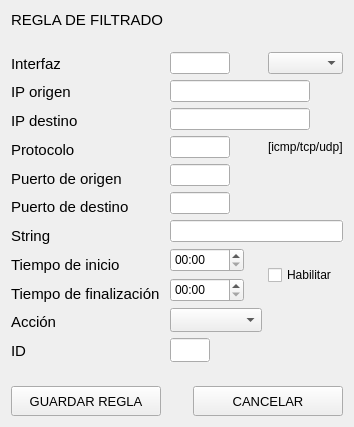
<?xml version="1.0" encoding="UTF-8"?>
<ui version="4.0">
 <class>AgregarReglas</class>
 <widget class="QWidget" name="AgregarReglas">
  <property name="windowModality">
   <enum>Qt::NonModal</enum>
  </property>
  <property name="geometry">
   <rect>
    <x>0</x>
    <y>0</y>
    <width>350</width>
    <height>427</height>
   </rect>
  </property>
  <property name="minimumSize">
   <size>
    <width>0</width>
    <height>0</height>
   </size>
  </property>
  <property name="maximumSize">
   <size>
    <width>350</width>
    <height>445</height>
   </size>
  </property>
  <property name="windowTitle">
   <string>Agregar regla manualmente</string>
  </property>
  <layout class="QGridLayout" name="gridLayout_5">
   <item row="3" column="0">
    <layout class="QGridLayout" name="gridLayout">
     <item row="5" column="0">
      <widget class="QLabel" name="label_5">
       <property name="font">
        <font>
         <family>Cantarell</family>
         <pointsize>11</pointsize>
        </font>
       </property>
       <property name="text">
        <string>Puerto de origen</string>
       </property>
      </widget>
     </item>
     <item row="12" column="0">
      <widget class="QLabel" name="label_12">
       <property name="font">
        <font>
         <family>Cantarell</family>
         <pointsize>11</pointsize>
        </font>
       </property>
       <property name="text">
        <string>ID</string>
       </property>
      </widget>
     </item>
     <item row="6" column="0">
      <widget class="QLabel" name="label_6">
       <property name="font">
        <font>
         <family>Cantarell</family>
         <pointsize>11</pointsize>
        </font>
       </property>
       <property name="text">
        <string>Puerto de destino</string>
       </property>
      </widget>
     </item>
     <item row="3" column="0">
      <widget class="QLabel" name="label_3">
       <property name="font">
        <font>
         <family>Cantarell</family>
         <pointsize>11</pointsize>
        </font>
       </property>
       <property name="text">
        <string>IP destino</string>
       </property>
      </widget>
     </item>
     <item row="1" column="0">
      <widget class="QLabel" name="label">
       <property name="font">
        <font>
         <family>Cantarell</family>
         <pointsize>11</pointsize>
        </font>
       </property>
       <property name="text">
        <string>Interfaz</string>
       </property>
      </widget>
     </item>
     <item row="7" column="0">
      <widget class="QLabel" name="label_8">
       <property name="font">
        <font>
         <family>Cantarell</family>
         <pointsize>11</pointsize>
        </font>
       </property>
       <property name="text">
        <string>String</string>
       </property>
      </widget>
     </item>
     <item row="4" column="0">
      <widget class="QLabel" name="label_4">
       <property name="font">
        <font>
         <family>Cantarell</family>
         <pointsize>11</pointsize>
        </font>
       </property>
       <property name="text">
        <string>Protocolo</string>
       </property>
      </widget>
     </item>
     <item row="11" column="0">
      <widget class="QLabel" name="label_11">
       <property name="font">
        <font>
         <family>Cantarell</family>
         <pointsize>11</pointsize>
        </font>
       </property>
       <property name="text">
        <string>Acción</string>
       </property>
      </widget>
     </item>
     <item row="9" column="0">
      <widget class="QLabel" name="label_9">
       <property name="font">
        <font>
         <family>Cantarell</family>
         <pointsize>11</pointsize>
        </font>
       </property>
       <property name="text">
        <string>Tiempo de inicio</string>
       </property>
      </widget>
     </item>
     <item row="2" column="0">
      <widget class="QLabel" name="label_2">
       <property name="font">
        <font>
         <family>Cantarell</family>
         <pointsize>11</pointsize>
        </font>
       </property>
       <property name="text">
        <string>IP origen</string>
       </property>
      </widget>
     </item>
     <item row="10" column="0">
      <widget class="QLabel" name="label_10">
       <property name="font">
        <font>
         <family>Cantarell</family>
         <pointsize>11</pointsize>
        </font>
       </property>
       <property name="text">
        <string>Tiempo de finalización</string>
       </property>
      </widget>
     </item>
    </layout>
   </item>
   <item row="4" column="0">
    <spacer name="verticalSpacer">
     <property name="orientation">
      <enum>Qt::Vertical</enum>
     </property>
     <property name="sizeHint" stdset="0">
      <size>
       <width>20</width>
       <height>40</height>
      </size>
     </property>
    </spacer>
   </item>
   <item row="2" column="0">
    <spacer name="verticalSpacer_2">
     <property name="orientation">
      <enum>Qt::Vertical</enum>
     </property>
     <property name="sizeHint" stdset="0">
      <size>
       <width>20</width>
       <height>40</height>
      </size>
     </property>
    </spacer>
   </item>
   <item row="3" column="1">
    <layout class="QGridLayout" name="gridLayout_2">
     <item row="0" column="0">
      <widget class="QLineEdit" name="lineEdit">
       <property name="maximumSize">
        <size>
         <width>60</width>
         <height>24</height>
        </size>
       </property>
       <property name="autoFillBackground">
        <bool>true</bool>
       </property>
       <property name="text">
        <string/>
       </property>
      </widget>
     </item>
     <item row="2" column="0" colspan="3">
      <widget class="QLineEdit" name="lineEdit_3">
       <property name="maximumSize">
        <size>
         <width>140</width>
         <height>24</height>
        </size>
       </property>
       <property name="autoFillBackground">
        <bool>true</bool>
       </property>
      </widget>
     </item>
     <item row="4" column="0">
      <widget class="QLineEdit" name="lineEdit_5">
       <property name="maximumSize">
        <size>
         <width>60</width>
         <height>24</height>
        </size>
       </property>
       <property name="autoFillBackground">
        <bool>true</bool>
       </property>
       <property name="text">
        <string/>
       </property>
      </widget>
     </item>
     <item row="3" column="0">
      <widget class="QLineEdit" name="lineEdit_4">
       <property name="maximumSize">
        <size>
         <width>60</width>
         <height>24</height>
        </size>
       </property>
       <property name="autoFillBackground">
        <bool>true</bool>
       </property>
      </widget>
     </item>
     <item row="1" column="0" colspan="3">
      <widget class="QLineEdit" name="lineEdit_2">
       <property name="maximumSize">
        <size>
         <width>140</width>
         <height>24</height>
        </size>
       </property>
       <property name="autoFillBackground">
        <bool>true</bool>
       </property>
       <property name="text">
        <string/>
       </property>
      </widget>
     </item>
     <item row="5" column="0">
      <widget class="QLineEdit" name="lineEdit_6">
       <property name="maximumSize">
        <size>
         <width>60</width>
         <height>24</height>
        </size>
       </property>
       <property name="autoFillBackground">
        <bool>true</bool>
       </property>
      </widget>
     </item>
     <item row="10" column="0">
      <widget class="QTimeEdit" name="timeEdit_2">
       <property name="minimumSize">
        <size>
         <width>74</width>
         <height>24</height>
        </size>
       </property>
       <property name="maximumSize">
        <size>
         <width>74</width>
         <height>24</height>
        </size>
       </property>
       <property name="autoFillBackground">
        <bool>true</bool>
       </property>
       <property name="displayFormat">
        <string>hh:mm</string>
       </property>
      </widget>
     </item>
     <item row="0" column="1" colspan="2">
      <widget class="QComboBox" name="comboBox">
       <property name="maximumSize">
        <size>
         <width>82</width>
         <height>24</height>
        </size>
       </property>
       <property name="baseSize">
        <size>
         <width>82</width>
         <height>24</height>
        </size>
       </property>
       <property name="autoFillBackground">
        <bool>true</bool>
       </property>
      </widget>
     </item>
     <item row="12" column="0">
      <widget class="QLineEdit" name="lineEdit_8">
       <property name="minimumSize">
        <size>
         <width>40</width>
         <height>24</height>
        </size>
       </property>
       <property name="maximumSize">
        <size>
         <width>40</width>
         <height>24</height>
        </size>
       </property>
       <property name="autoFillBackground">
        <bool>true</bool>
       </property>
       <property name="text">
        <string/>
       </property>
      </widget>
     </item>
     <item row="6" column="0" colspan="3">
      <widget class="QLineEdit" name="lineEdit_7">
       <property name="maximumSize">
        <size>
         <width>200</width>
         <height>24</height>
        </size>
       </property>
       <property name="autoFillBackground">
        <bool>true</bool>
       </property>
      </widget>
     </item>
     <item row="9" column="0">
      <widget class="QTimeEdit" name="timeEdit">
       <property name="minimumSize">
        <size>
         <width>74</width>
         <height>24</height>
        </size>
       </property>
       <property name="maximumSize">
        <size>
         <width>74</width>
         <height>24</height>
        </size>
       </property>
       <property name="autoFillBackground">
        <bool>true</bool>
       </property>
       <property name="wrapping">
        <bool>false</bool>
       </property>
       <property name="currentSection">
        <enum>QDateTimeEdit::HourSection</enum>
       </property>
       <property name="displayFormat">
        <string>hh:mm</string>
       </property>
      </widget>
     </item>
     <item row="9" column="1" rowspan="2" colspan="2">
      <layout class="QVBoxLayout" name="verticalLayout">
       <item>
        <widget class="QCheckBox" name="checkBox">
         <property name="autoFillBackground">
          <bool>true</bool>
         </property>
         <property name="text">
          <string>Habilitar</string>
         </property>
        </widget>
       </item>
      </layout>
     </item>
     <item row="11" column="0">
      <widget class="QComboBox" name="comboBox_2">
       <property name="minimumSize">
        <size>
         <width>92</width>
         <height>24</height>
        </size>
       </property>
       <property name="maximumSize">
        <size>
         <width>92</width>
         <height>24</height>
        </size>
       </property>
       <property name="baseSize">
        <size>
         <width>0</width>
         <height>0</height>
        </size>
       </property>
       <property name="autoFillBackground">
        <bool>true</bool>
       </property>
      </widget>
     </item>
     <item row="3" column="1" colspan="2">
      <widget class="QLabel" name="label_13">
       <property name="text">
        <string>[icmp/tcp/udp]</string>
       </property>
      </widget>
     </item>
    </layout>
   </item>
   <item row="0" column="0">
    <widget class="QLabel" name="label_7">
     <property name="maximumSize">
      <size>
       <width>158</width>
       <height>21</height>
      </size>
     </property>
     <property name="font">
      <font>
       <family>Cantarell</family>
       <pointsize>11</pointsize>
      </font>
     </property>
     <property name="text">
      <string>REGLA DE FILTRADO</string>
     </property>
    </widget>
   </item>
   <item row="5" column="0" colspan="2">
    <layout class="QHBoxLayout" name="horizontalLayout">
     <item>
      <widget class="QPushButton" name="pushButton">
       <property name="minimumSize">
        <size>
         <width>150</width>
         <height>30</height>
        </size>
       </property>
       <property name="maximumSize">
        <size>
         <width>150</width>
         <height>30</height>
        </size>
       </property>
       <property name="font">
        <font>
         <family>Cantarell</family>
         <pointsize>10</pointsize>
        </font>
       </property>
       <property name="text">
        <string>GUARDAR REGLA</string>
       </property>
      </widget>
     </item>
     <item>
      <spacer name="horizontalSpacer">
       <property name="orientation">
        <enum>Qt::Horizontal</enum>
       </property>
       <property name="sizeHint" stdset="0">
        <size>
         <width>40</width>
         <height>20</height>
        </size>
       </property>
      </spacer>
     </item>
     <item>
      <widget class="QPushButton" name="pushButton_2">
       <property name="minimumSize">
        <size>
         <width>150</width>
         <height>30</height>
        </size>
       </property>
       <property name="maximumSize">
        <size>
         <width>150</width>
         <height>30</height>
        </size>
       </property>
       <property name="font">
        <font>
         <family>Cantarell</family>
         <pointsize>10</pointsize>
        </font>
       </property>
       <property name="text">
        <string>CANCELAR</string>
       </property>
      </widget>
     </item>
    </layout>
   </item>
  </layout>
 </widget>
 <tabstops>
  <tabstop>lineEdit</tabstop>
  <tabstop>comboBox</tabstop>
  <tabstop>lineEdit_2</tabstop>
  <tabstop>lineEdit_3</tabstop>
  <tabstop>lineEdit_4</tabstop>
  <tabstop>lineEdit_5</tabstop>
  <tabstop>lineEdit_6</tabstop>
  <tabstop>lineEdit_7</tabstop>
  <tabstop>checkBox</tabstop>
  <tabstop>timeEdit</tabstop>
  <tabstop>timeEdit_2</tabstop>
  <tabstop>comboBox_2</tabstop>
  <tabstop>lineEdit_8</tabstop>
  <tabstop>pushButton</tabstop>
  <tabstop>pushButton_2</tabstop>
 </tabstops>
 <resources/>
 <connections/>
 <slots>
  <slot>abrirMostrarreglas()</slot>
  <slot>mostrarTabla()</slot>
 </slots>
</ui>
